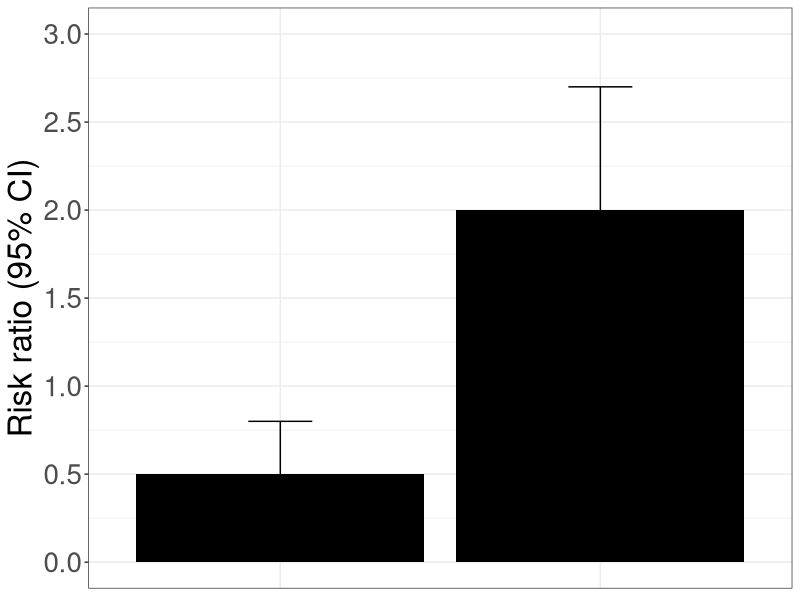
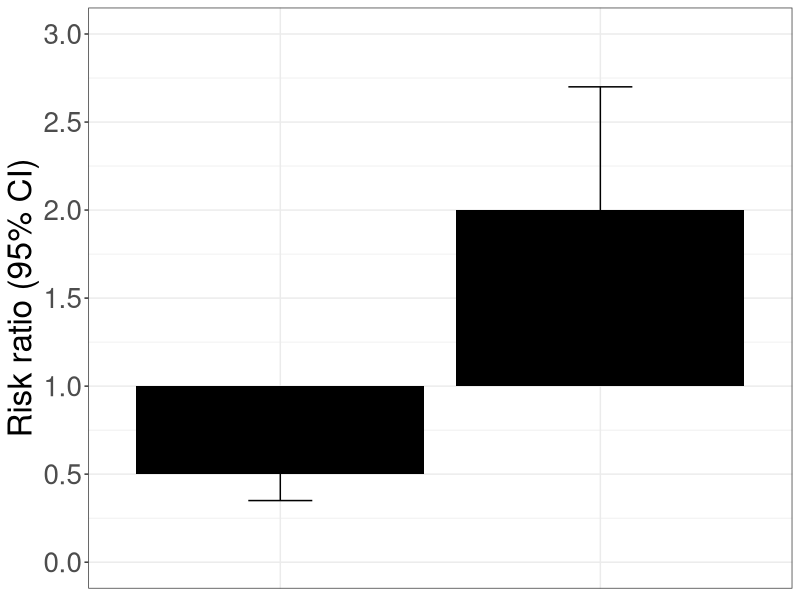
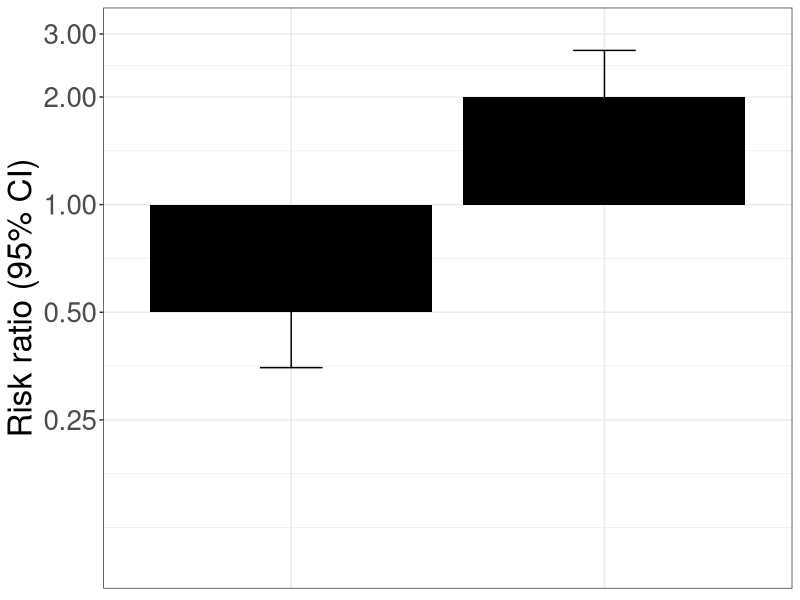
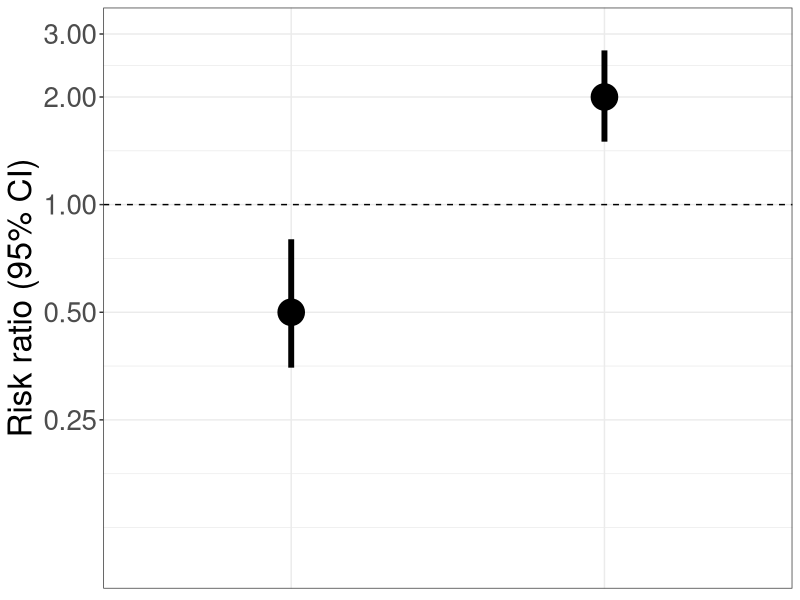

R code for these plots, in order:
install.packages("tidyverse")
library(tidyverse)

# Data preparation --------------------------------------

table <- data.frame(ID    = c(1, 2),
                    Class = c("A", "B"),
                    RR    = c(0.5, 2.0),
                    Start = c(1.0, 1.0),
                    End   = c(0.5, 2.0),
                    Upper = c(0.8, 2.7),
                    Lower = c(0.35, 1.5))

# Figure 1 Panel A --------------------------------------

ggplot(table, aes(x = Class, y = RR)) +
  geom_bar(stat = "identity", fill = "Black") +
  geom_errorbar(aes(ymin = Lower, ymax = Upper), 
                width = .2,
                position = position_dodge(.9)) +
  labs(y = "Risk ratio (95% CI)") +
  scale_y_continuous(limits = c(0, 3),
                     breaks = seq(0, 3, 0.5)) +
  theme_bw() +
  theme(axis.title = element_text(size = 24),
        axis.text = element_text(size = 20),
        axis.title.x = element_blank(),
        axis.text.x = element_blank(),
        axis.ticks.x = element_blank())

# Figure 1 Panel B --------------------------------------


ggplot(table, aes(x = Class)) +
  geom_rect(aes(x = Class, xmin = ID - 0.45, xmax = ID + 0.45,
                ymin = End, ymax = Start), fill = "Black") +
  geom_errorbar(aes(ymin = Lower, ymax = Upper), 
                width = .2,
                position = position_dodge(.9)) +
  labs(y = "Risk ratio (95% CI)") +
  scale_y_continuous(limits = c(0, 3),
                     breaks = seq(0, 3, 0.5)) +
  theme_bw() +
  theme(axis.title = element_text(size = 24),
        axis.text = element_text(size = 20),
        axis.title.x = element_blank(),
        axis.text.x = element_blank(),
        axis.ticks.x = element_blank())


# Figure 1 Panel C --------------------------------------

ggplot(table) +
  geom_rect(aes(x = Class, xmin = ID - 0.45, xmax = ID + 0.45,
                ymin = End, ymax = Start), fill = "Black") +
  geom_errorbar(aes(x = Class, ymin = Lower, ymax = Upper), 
                width = .2,
                position = position_dodge(.9)) +
  labs(y = "Risk ratio (95% CI)") +
  scale_y_continuous(limits = c(0.1, 3),
                     breaks = c(0.25, 0.5, 1.0, 2.0, 3.0),
                     trans = "log") +
  theme_bw() +
  theme(axis.title = element_text(size = 24),
        axis.text = element_text(size = 20),
        axis.title.x = element_blank(),
        axis.text.x = element_blank(),
        axis.ticks.x = element_blank())


# Figure 1 Panel D --------------------------------------

ggplot(table) +
  geom_hline(yintercept = 1, linetype = 2) +
  geom_pointrange(aes(x = Class, y = RR, 
                      ymin = Lower, ymax = Upper),
                  size = 2, linewidth = 2,
                  position = position_dodge(0.85)) +
  labs(y = "Risk ratio (95% CI)") +
  scale_y_continuous(limits = c(0.1, 3),
                     breaks = c(0.25, 0.5, 1.0, 2.0, 3.0),
                     trans = "log") +
  theme_bw() +
  theme(axis.title = element_text(size = 24),
        axis.text = element_text(size = 20),
        axis.title.x = element_blank(),
        axis.text.x = element_blank(),
        axis.ticks.x = element_blank())

